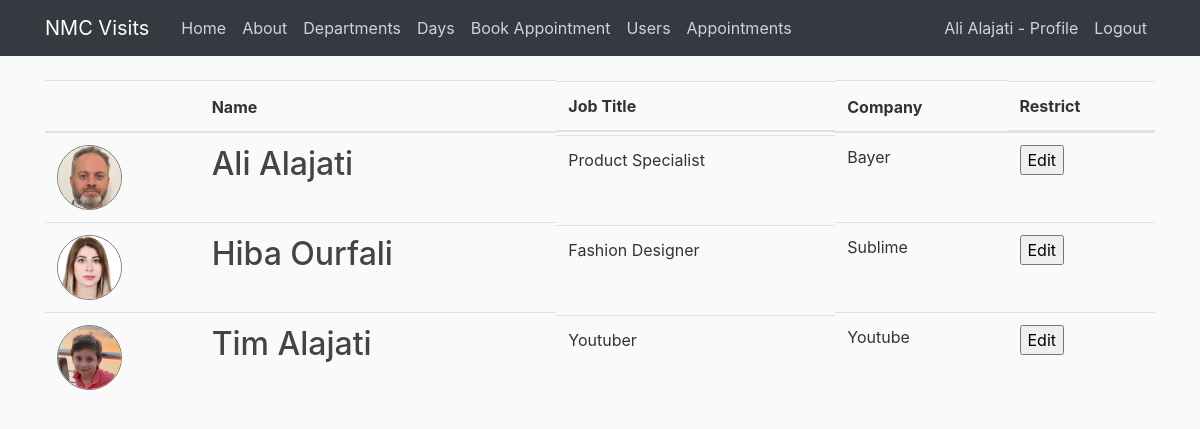
Page /users (signed in) on the earlier database version.
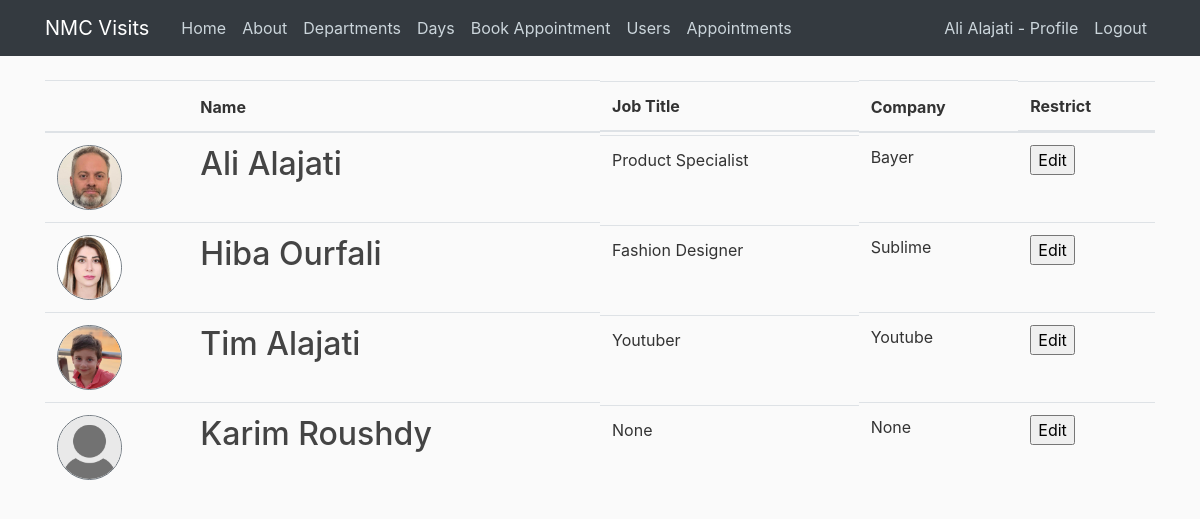
Same page on the later database version.
### nmcvisits/models.py (models this page shows, shortened)
class User(db.Model, UserMixin):
    id = db.Column(db.Integer, primary_key=True)
    username = db.Column(db.String(100), nullable=False)
    email = db.Column(db.String(100), unique=True, nullable=False)
    password = db.Column(db.String(), nullable=False)
    company = db.Column(db.String())
    jobTitle = db.Column(db.String())
    phone = db.Column(db.String())
    imageFile = db.Column(db.String(20), nullable=False, default='default.jpg')
    role = db.Column(db.String(20), nullable=False, default="Visitor")
    notes = db.Column(db.String(300))
    appointments = db.relationship('Appointment', backref='visitor', lazy=True)

### nmcvisits/Users/routes.py (the view)
@usersBP.route("/users", methods=["POST", "GET"])
@login_required
def users():
    users = User.query.all()
    return render_template("users.html", sidebar = False, users=users)

### nmcvisits/models.py (called while the page is built)
@login_manager.user_loader
def load_user(user_id):
    return User.query.get(int(user_id))

### nmcvisits/templates/users.html (shortened to what this page needs)
{% extends "layout.html" %}
{% block body %}
    <table class="table">
        <thead>
            <tr>
            <th></th>
            <th>Name</th>
            <th class="d-none d-md-block">Job Title</th>
            <th>Company</th>
            <th class="d-none d-md-block">Restrict</th>
            </tr>
        </thead>
        <tbody>
            {% for user in users %}
            <tr>
                <td>
                    <img class="rounded-circle border border-secondary article-img" src="{{url_for('static', filename='profile_photos/' + user.imageFile)}}" alt="user photo">
                    </td>
                    <td><h2>{{user.username}}</h2></td>
                    <td class="d-none d-md-block">{{user.jobTitle}}</td>
                    <td>{{user.company}}</td>
                    <td class="d-none d-md-block">
                        <form action="" method="Post">
                            <input type="submit" value="Edit">
                        </form>
                    </td>
            </tr>
            {% endfor %}
        </tbody>
    </table>
{% endblock %}

### nmcvisits/templates/layout.html (shortened to what this page needs)
<!DOCTYPE html>
<html>
<head>
    <link rel="stylesheet" href="https://maxcdn.bootstrapcdn.com/bootstrap/4.0.0/css/bootstrap.min.css">
    <link rel="stylesheet" type="text/css" href="{{ url_for('static', filename='styles.css') }}">
</head>
<body>
    <header class="site-header">
      <nav class="navbar navbar-expand-md navbar-dark bg-dark fixed-top">
        <div class="container">
          <a class="navbar-brand mr-4" href="/">NMC Visits</a>
          <div class="collapse navbar-collapse" id="navbarToggle">
            <div class="navbar-nav mr-auto">
              <a class="nav-item nav-link" href="{{ url_for('main.home') }}">Home</a>
              <a class="nav-item nav-link" href="{{ url_for('main.about') }}">About</a>
              <a class="nav-item nav-link" href="{{ url_for('hospitals.departments') }}">Departments</a>
              <a class="nav-item nav-link" href="{{ url_for('hospitals.allowedDaysToVisit') }}">Days</a>
              <a class="nav-item nav-link" href="{{ url_for('appointments.createAppointment') }}">Book Appointment</a>
              <a class="nav-item nav-link" href="{{ url_for('users.users') }}">Users</a>
              <a class="nav-item nav-link" href="{{ url_for('appointments.appointments') }}">Appointments</a>
            </div>
            <div class="navbar-nav">
              {% if current_user.is_authenticated %}
              <a class="nav-item nav-link" href="{{ url_for('users.profile') }}">{{current_user.username}} - Profile</a>
              <a class="nav-item nav-link" href="{{ url_for('users.logout') }}">Logout</a>
              {% else %}
              <a class="nav-item nav-link" href="{{ url_for('users.login') }}">Login</a>
              <a class="nav-item nav-link" href="{{ url_for('users.register') }}">Register</a>
              {% endif %}
            </div>
          </div>
        </div>
      </nav>
    </header>
    <main role="main" class="container">
      <div class="row">
        {% if sidebar %}
        <div class="col-md-{{12-sidebar}}">
        {% else %}
        <div class="col-md-12">
        {% endif %}
          {% block body %}
          {% endblock %}
        </div>
      </div>
    </main>
</body>
</html>

### nmcvisits/static/styles.css (style rules this page uses)
body { background: #fafafa; color: #333333; margin-top: 5rem; }
h1, h2, h3, h4, h5, h6 { color: #444444; }
.site-header .navbar-nav .nav-link { color: #cbd5db; }
.article-img { height: 65px; width: 65px; }

Differences in the rows shown:
added User: imageFile (placeholder picture), username "Karim Roushdy", jobTitle "None", company "None"
